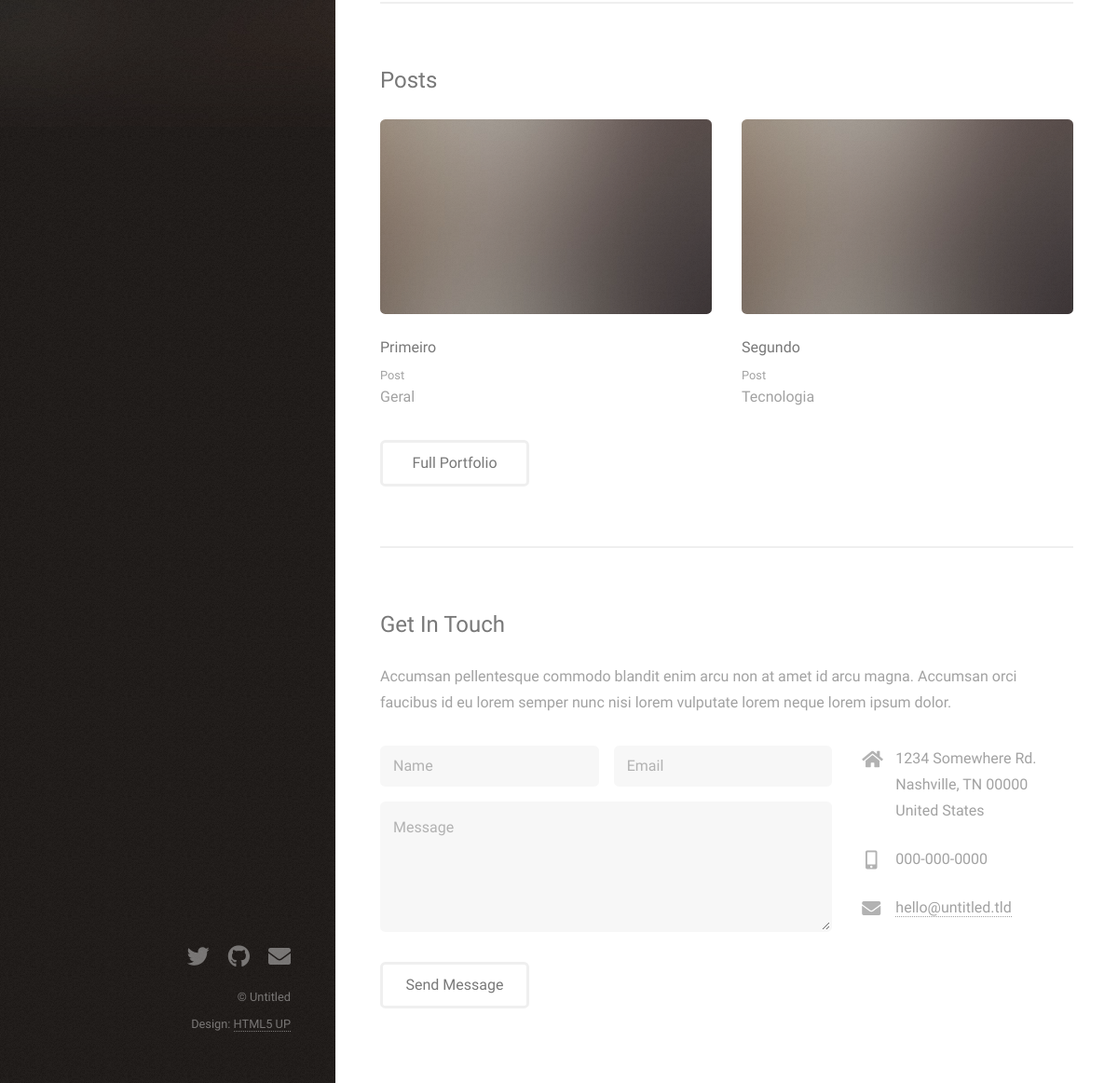
/blog/ (lower part), run on an earlier commit of the app's database.
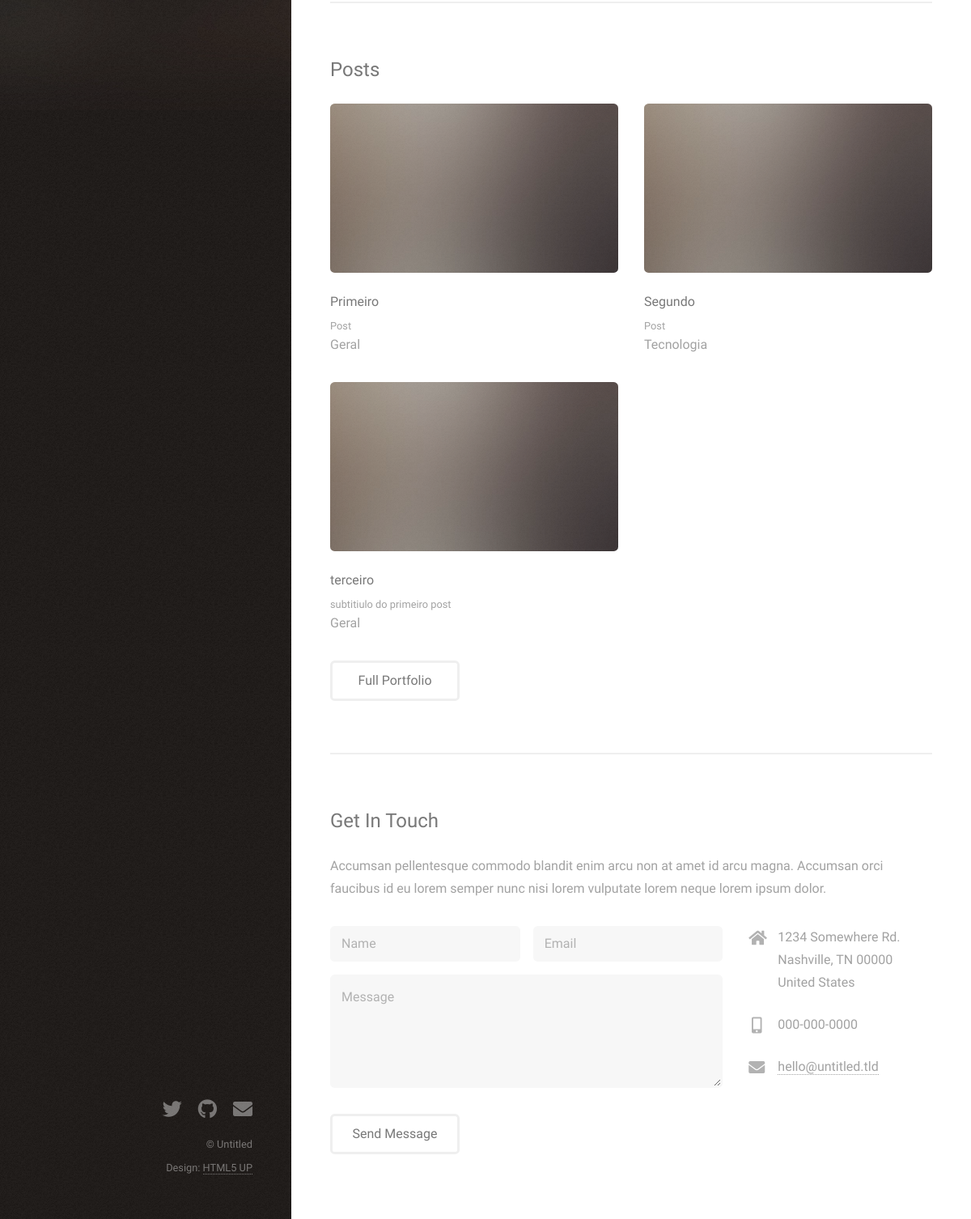
And on a later commit of the database.
### website/models.py (models this page shows, shortened)
class Post(models.Model):
    title = models.CharField(max_length=100)
    sub_title = models.CharField(max_length=200)
    content = models.TextField()
    categories = models.CharField(
        max_length=2,
        choices=Categories.choices,
        default=Categories.gr,
    )
    deleted = models.BooleanField(default=True)
    def full_name(self):
        return self.title + ' ' + self.sub_title
    def get_categories_label(self):
        return self.get_categories_display()
    full_name.admin_order_field = 'title'

### website/views.py (the view)
# urls.py: path('', hello_blog),
def hello_blog(request):
    lista_post = Post.objects.filter(deleted=False)
    data = {"posts": lista_post}
    return render(request, 'index.html', data)

### website/templates/index.html (shortened to what this page needs)
{% load static %}
<!DOCTYPE HTML>
<html>
<head>
	<link rel="stylesheet" href="{% static 'assets/css/main.css' %}" />
</head>
<body class="is-preload">
	<header id="header">
		<div class="inner">
		</div>
	</header>
	<div id="main">
		<section id="two">
			<h2>Posts</h2>
			<div class="row">
				{% for post in posts %}
				<article class="col-6 col-12-xsmall work-item">
					<a href="{% static 'images/fulls/01.jpg' %}" class="image fit thumb"><img
							src="{% static 'images/thumbs/01.jpg' %}" alt="" /></a>
					<h3>{{ post.title }}</h3>
					<p>{{ post.sub_title }}</p>
					<span>{{ post.get_categories_label }}</span>
				</article>
				{% endfor %}
			</div>
			<ul class="actions">
				<li><a href="#" class="button">Full Portfolio</a></li>
			</ul>
		</section>
		<section id="three">
			<h2>Get In Touch</h2>
			<p>Accumsan pellentesque commodo blandit enim arcu non at amet id arcu magna. Accumsan orci faucibus id eu
				lorem semper nunc nisi lorem vulputate lorem neque lorem ipsum dolor.</p>
			<div class="row">
				<div class="col-8 col-12-small">
					<form method="post" action="#">
						<div class="row gtr-uniform gtr-50">
							<div class="col-6 col-12-xsmall"><input type="text" name="name" id="name"
									placeholder="Name" /></div>
							<div class="col-6 col-12-xsmall"><input type="email" name="email" id="email"
									placeholder="Email" /></div>
							<div class="col-12"><textarea name="message" id="message" placeholder="Message"
									rows="4"></textarea></div>
						</div>
					</form>
					<ul class="actions">
						<li><input type="submit" value="Send Message" /></li>
					</ul>
				</div>
				<div class="col-4 col-12-small">
					<ul class="labeled-icons">
						<li>
							<h3 class="icon solid fa-home"><span class="label">Address</span></h3>
							1234 Somewhere Rd.<br />
							Nashville, TN 00000<br />
							United States
						</li>
						<li>
							<h3 class="icon solid fa-mobile-alt"><span class="label">Phone</span></h3>
							000-000-0000
						</li>
						<li>
							<h3 class="icon solid fa-envelope"><span class="label">Email</span></h3>
							<a href="#">hello@untitled.tld</a>
						</li>
					</ul>
				</div>
			</div>
		</section>
	</div>
	<footer id="footer">
		<div class="inner">
			<ul class="icons">
				<li><a href="https://twitter.com/alan_d3v" class="icon brands fa-twitter"></a></li>
				<li><a href="https://github.com/alan-d3v" class="icon brands fa-github"></a></li>
				<li><a href="#" class="icon solid fa-envelope"><span class="label">Email</span></a></li>
			</ul>
			<ul class="copyright">
				<li>&copy; Untitled</li>
				<li>Design: <a href="http://html5up.net">HTML5 UP</a></li>
			</ul>
		</div>
	</footer>
</body>
</html>

What changed in the data, as far as the page shows it:
added Post: title "terceiro", sub_title "subtitiulo do primeiro post", get_categories_label "Geral"
